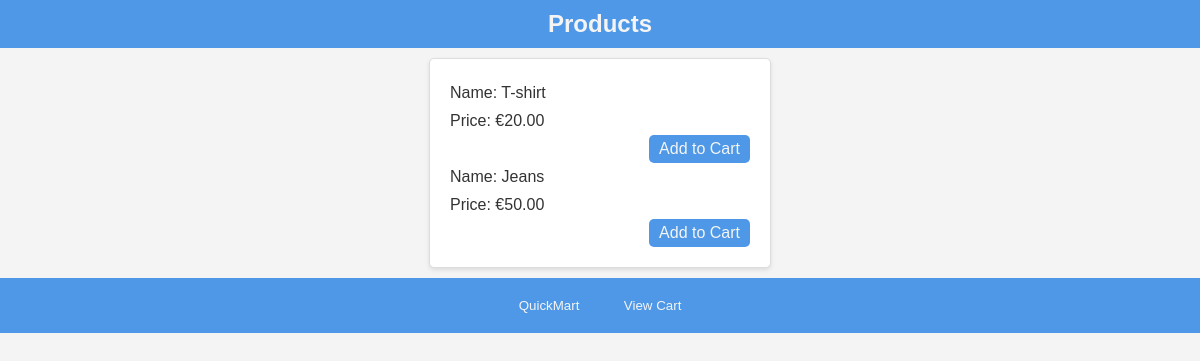
Page /products.php?category_id=2 on the committed database.
### tables this page shows
CREATE TABLE `products` (
  `product_id` int(11) NOT NULL,
  `product_name` varchar(200) NOT NULL,
  `product_subtitle` varchar(200) NOT NULL,
  `product_category_id` int(11) NOT NULL,
  `product_customer_id` int(11) NOT NULL,
  `product_price` decimal(10,2) NOT NULL,
  `product_order` int(11) NOT NULL,
  `product_active` int(11) NOT NULL
);

### products.php (the view, shortened to what this page needs)
<?php
$servername = "localhost";
$username = "root";
$password = "";
$dbname = "OrderAppDB";
$conn = mysqli_connect($servername, $username, $password, $dbname);
if(isset($_GET['category_id'])) {
    $category_id = $_GET['category_id'];
    $productQuery = "SELECT * FROM products WHERE product_active = 1 AND product_category_id = $category_id";
    $productResult = mysqli_query($conn, $productQuery);
}
?>
<!DOCTYPE html>
<html lang="en">
<head>
    <link rel="stylesheet" href="style.css">
</head>
<body>
    <h2 id='headers'>Products</h2>
    <div id='categoryProductsList'>
        <?php
while($productRow = mysqli_fetch_assoc($productResult)) {
    $product_name = $productRow['product_name'];
    $product_price = $productRow['product_price'];
    echo "<p>Name: $product_name</p>";
    echo "<p>Price: €$product_price</p>";
    echo "<a class='addToCart' href='insert_cart.php?product_id={$productRow['product_id']}'>Add to Cart</a>";
}
?>
    </div>
    <div id='footer'>
        <button><a href="index.php">QuickMart</a></button>
        <button><a href="cart.php">View Cart</a></button>
    </div>
</body>
</html>

### style.css (style rules this page uses)
body { font-family: Arial, Helvetica, sans-serif; margin: 0; padding: 0; background-color: #f4f4f4; color: #333; }
#headers, #footer { background-color: #4e98e7; color: #f4f4f4; margin: 0; padding: 10px 0; text-align: center; }
#footer button { background-color: #4e98e7; border: none; border-radius: 5px; padding: 10px 20px; cursor: pointer; transition: background-color 0.3s; }
#footer a { text-decoration: none; color: #f4f4f4; }
#categoryProductsList { background-color: #ffffff; color: #333; border: 1px solid #ddd; border-radius: 5px; padding: 20px; margin: 10px auto; width: 300px; display: flex; flex-direction: column; box-shadow: 0 2px 4px rgba(0, 0, 0, 0.1); }
#categoryProductsList p { text-align: left; margin: 5px 0; }
.addToCart { background-color: #4e98e7; color: #f4f4f4; padding: 5px 10px; margin-top: auto; align-self: flex-end; border: none; border-radius: 5px; text-decoration: none; transition: background-color 0.3s; cursor: pointer; }

### rows in the picture
products: product_name "T-shirt", product_price "20.00"
products: product_name "Jeans", product_price "50.00"
